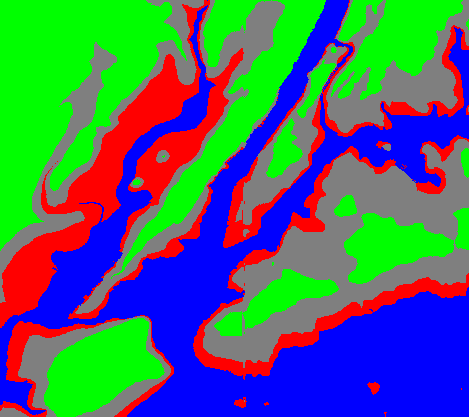

This figure's Python source:
# A15
# Flood Map: creates flood map for NYC

import numpy as np
import matplotlib.pyplot as plt

elevations = np.loadtxt('elevationsNYC.txt')

# Create an empty flood map with the same shape as the elevation data
mapShape = elevations.shape + (3,)            # Add additional dimension for color channels (RGB)
floodMap = np.zeros(mapShape)

for row in range(mapShape[0]):
    for col in range(mapShape[1]):               # Check elevation levels and assign colors accordingly
        if elevations[row, col] <= 0:            # Below sea level, set to blue for water
            floodMap[row, col, 2] = 1.0

        elif elevations[row, col] <= 6:          # Between 0 and 6 feet, set to red for potential flood risk
            floodMap[row, col, 0] = 1.0

        elif elevations[row, col] <= 20:         # Between 6 and 20 feet, set to gray at 50% for lower risk areas
            floodMap[row, col, :] = 0.5

        else:                                    # Above 20 feet, set to green for higher ground
            floodMap[row, col, 1] = 1.0

plt.imsave('floodMap.png', floodMap)
